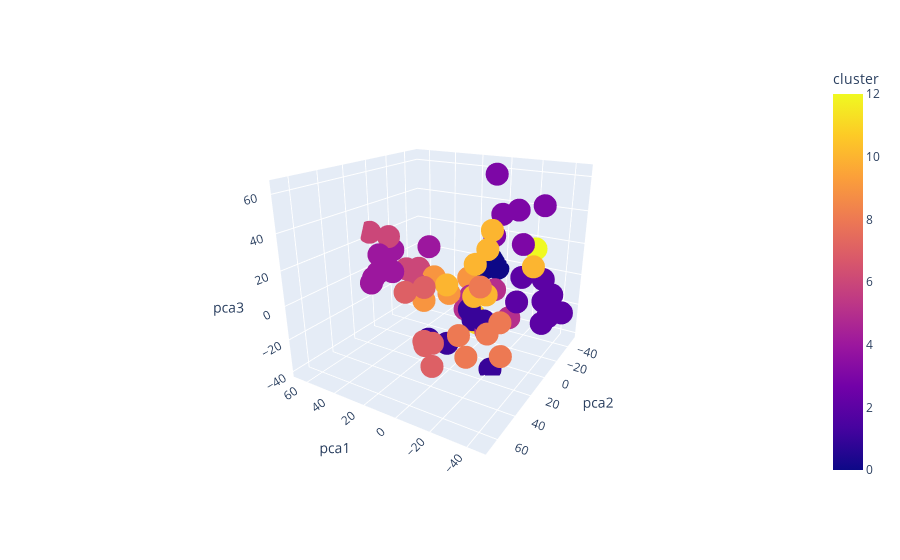

Notebook code for this chart:
### Code cell
fig = px.scatter_3d(df, x='pca1', y='pca2', z='pca3',
                    color='cluster', hover_name="country")
fig.show()   #3d viz of PCA

### Figure 1 — Plotly figure (JSON) as saved in the notebook; plotly's stock layout.template omitted (floating-point values rounded to 4 significant figures)
{"data": [{"hovertemplate": "<b>%{hovertext}</b><br><br>pca1=%{x}<br>pca2=%{y}<br>pca3=%{z}<br>cluster=%{marker.color}<extra></extra>", "hovertext": ["Africa East", "Africa West", "Arab countries", "Argentina", "Australia", "Austria", "Bangladesh", "Belgium", "Brazil", "Bulgaria", "Canada", "Chile", "China", "Colombia", "Croatia", "Czechia", "Denmark", "El Salvador", "Estonia", "Finland", "France", "Germany", "United Kingdom", "Greece", "Hong Kong", "Hungary", "India", "Indonesia", "Iran", "Ireland", "Italy", "Japan", "South Korea", "Latvia", "Lithuania", "Luxembourg", "Malaysia", "Malta", "Mexico", "Morocco", "Netherlands", "New Zealand", "Norway", "Pakistan", "Peru", "Philippines", "Poland", "Portugal", "Romania", "Russia", "Serbia", "Singapore", "Slovakia", "Slovenia", "Spain", "Sweden", "Switzerland", "Taiwan", "Thailand", "Trinidad and Tobago", "Turkey", "United States of America", "Uruguay", "Venezuela", "Vietnam", "Magda"], "legendgroup": "", "marker": {"color": [10, 7, 10, 1, 4, 9, 10, 11, 1, 2, 4, 8, 3, 7, 2, 5, 6, 7, 0, 6, 11, 9, 4, 1, 3, 5, 3, 3, 10, 4, 5, 5, 2, 0, 0, 9, 10, 1, 7, 10, 6, 4, 6, 2, 8, 10, 5, 8, 2, 2, 2, 3, 12, 8, 1, 6, 9, 2, 8, 7, 1, 4, 8, 7, 3, 4], "coloraxis": "coloraxis", "symbol": "circle"}, "mode": "markers", "name": "", "scene": "scene", "showlegend": false, "type": "scatter3d", "x": [-10.94, -6.644, -19.76, 7.397, 57.06, 34.99, -36.72, 6.63, -8.833, -36.28, 48.64, -13.1, -29.64, -13.6, -26.68, -2.933, 66.91, -11.35, 7.254, 33.74, 3.973, 20.61, 59.4, -21.75, -19.1, 15.63, -8.236, -29.82, 0.9272, 52.02, 13.15, -13.46, -36.77, 11.55, 4.89, 20.28, -23.03, 7.77, -6.856, -11.55, 45.77, 59.78, 42.0, -37.97, -26.88, -21.11, -11.05, -29.72, -45.78, -45.99, -44.49, -8.328, -28.13, -24.72, -2.971, 57.4, 34.87, -22.82, -17.35, 6.842, -14.73, 56.59, -13.81, -14.77, -15.87, 37.48], "y": [12.49, 55.05, 16.3, 30.68, 16.86, -6.821, -5.068, -25.11, 14.16, -25.61, 6.441, 33.5, -35.98, 59.18, -8.885, -29.66, 4.315, 56.31, -50.6, 3.805, -15.47, -39.06, -8.52, 12.42, -23.42, -25.65, -15.63, -6.17, 22.01, 14.63, -28.05, -29.72, -39.12, -45.27, -50.11, -12.93, 18.27, 10.27, 55.45, 14.55, -17.41, 11.41, 1.5, -18.45, 28.31, 18.73, -2.732, 16.89, -7.844, -31.71, -2.01, -15.75, -29.95, 8.308, -1.568, -2.087, -18.71, -24.1, 18.55, 51.6, 7.892, 10.79, 26.46, 68.05, -8.853, -17.12], "z": [20.68, 22.02, 6.47, -20.76, -3.194, -18.74, 18.67, -35.02, -5.584, -9.777, 2.396, -11.45, 44.49, -3.487, -5.855, -11.27, 23.96, -18.36, -1.246, -3.133, -24.15, -11.46, 10.13, -40.06, 43.27, -27.67, 28.49, 29.68, 9.708, 15.16, -18.71, -28.1, -10.63, -4.6, -5.165, -12.84, 42.73, -33.28, -8.5, 3.065, -2.632, -2.342, 3.991, 6.9, -9.11, 32.54, -26.13, -27.25, -9.807, -17.34, -11.66, 63.62, 20.02, -12.0, -20.1, 21.04, -6.707, 3.083, 11.3, 15.18, -13.72, 1.571, -27.73, 2.082, 43.73, 13.6]}], "layout": {"autosize": true, "coloraxis": {"colorbar": {"title": {"text": "cluster"}}, "colorscale": [[0, "#0d0887"], [0.1111, "#46039f"], [0.2222, "#7201a8"], [0.3333, "#9c179e"], [0.4444, "#bd3786"], [0.5556, "#d8576b"], [0.6667, "#ed7953"], [0.7778, "#fb9f3a"], [0.8889, "#fdca26"], [1, "#f0f921"]]}, "dragmode": "zoom", "legend": {"tracegroupgap": 0}, "margin": {"t": 60}, "scene": {"aspectmode": "auto", "aspectratio": {"x": 1.012, "y": 1.063, "z": 0.9293}, "camera": {"center": {"x": 0, "y": 0, "z": 0}, "eye": {"x": -1.163, "y": 1.913, "z": 0.8684}, "projection": {"type": "perspective"}, "up": {"x": 0, "y": 0, "z": 1}}, "domain": {"x": [0, 1], "y": [0, 1]}, "dragmode": "zoom", "xaxis": {"title": {"text": "pca1"}, "type": "linear"}, "yaxis": {"title": {"text": "pca2"}, "type": "linear"}, "zaxis": {"title": {"text": "pca3"}, "type": "linear"}}}}
